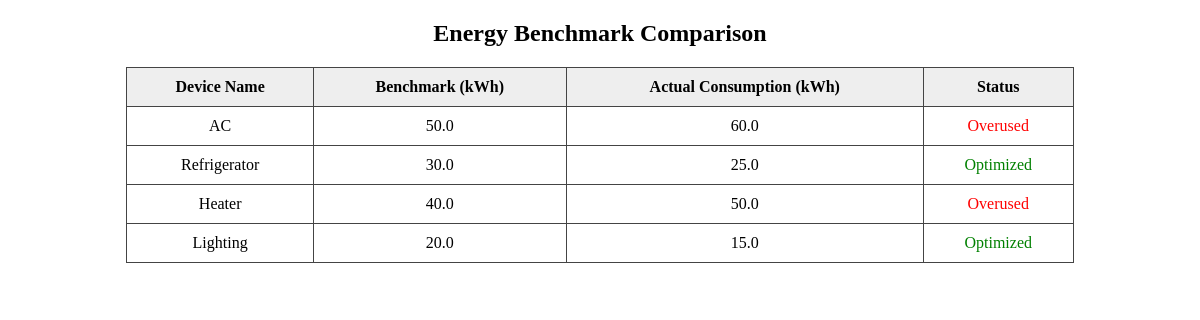
/benchmark/, run on the app's committed database.
### energy/models.py (models this page shows, shortened)
class EnergyBenchmark(models.Model):
    device_name = models.CharField(max_length=100)
    benchmark_value = models.FloatField(help_text="Standard kWh value for the device")
    created_at = models.DateTimeField(auto_now_add=True)

class EnergyConsumption(models.Model):
    device_name = models.CharField(max_length=100)
    energy_used = models.FloatField()  # in kWh
    timestamp = models.DateTimeField(auto_now_add=True)

### energy/views.py (the view)
# urls.py: path('benchmark/', views.benchmark_view, name='benchmark'),
def benchmark_view(request):
    benchmarks = EnergyBenchmark.objects.all()
    consumptions = EnergyConsumption.objects.all()
    comparison_data = []
    for benchmark in benchmarks:
        consumption = consumptions.filter(device_name=benchmark.device_name).last()
        if consumption:
            comparison_data.append({
                'device_name': benchmark.device_name,
                'benchmark': benchmark.benchmark_value,
                'actual': consumption.energy_used,
                'status': 'Overused' if consumption.energy_used > benchmark.benchmark_value else 'Optimized'
            })
    context = {
        'comparison_data': comparison_data
    }
    return render(request, 'energy/benchmark.html', context)

### energy/templates/energy/benchmark.html (shortened to what this page needs)
<!DOCTYPE html>
<html>
<head>
</head>
<body>
    <h2 style="text-align: center;">Energy Benchmark Comparison</h2>
    <table>
        <tr>
            <th>Device Name</th>
            <th>Benchmark (kWh)</th>
            <th>Actual Consumption (kWh)</th>
            <th>Status</th>
        </tr>
        {% for row in comparison_data %}
        <tr>
            <td>{{ row.device_name }}</td>
            <td>{{ row.benchmark }}</td>
            <td>{{ row.actual }}</td>
            <td style="color: {% if row.status == 'Overused' %}red{% else %}green{% endif %};">
                {{ row.status }}
            </td>
        </tr>
        {% endfor %}
    </table>
</body>
</html>

### energy/templates/energy/benchmark.html (style rules this page uses)
table { width: 80%; border-collapse: collapse; margin: 20px auto; }
th, td { padding: 10px; border: 1px solid #444; text-align: center; }
th { background-color: #eee; }

### data on the page
EnergyBenchmark: device_name "AC", benchmark "50.0"
EnergyConsumption: actual "60.0"
EnergyBenchmark: device_name "Refrigerator", benchmark "30.0"
EnergyConsumption: actual "25.0"
EnergyBenchmark: device_name "Heater", benchmark "40.0"
EnergyConsumption: actual "50.0"
EnergyBenchmark: device_name "Lighting", benchmark "20.0"
EnergyConsumption: actual "15.0"

### other printed values
{{ row.status }} "Overused" "Optimized" "Overused" "Optimized"
